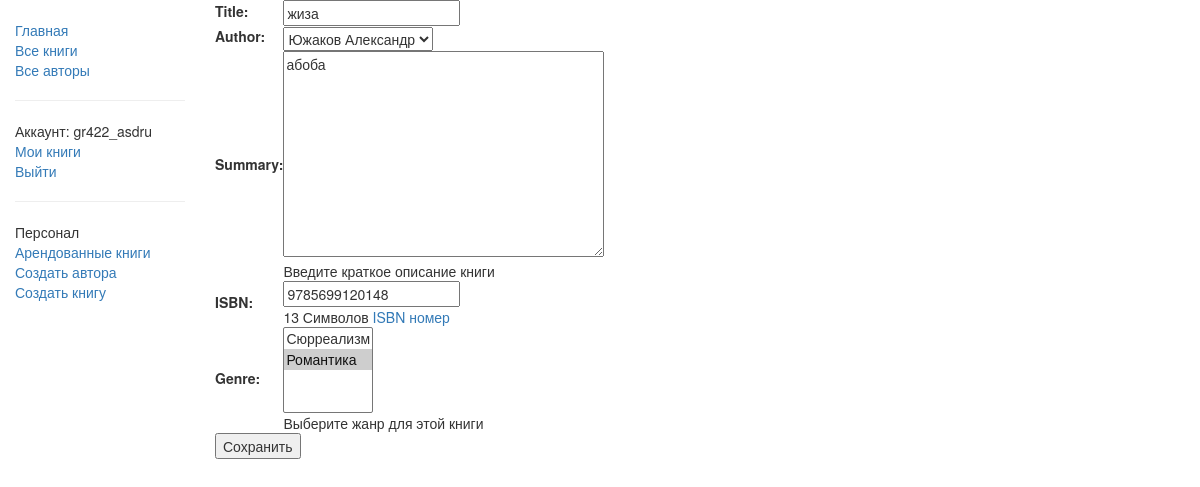
/catalog/book/3/update/ (signed in), run on an earlier commit of the app's database.
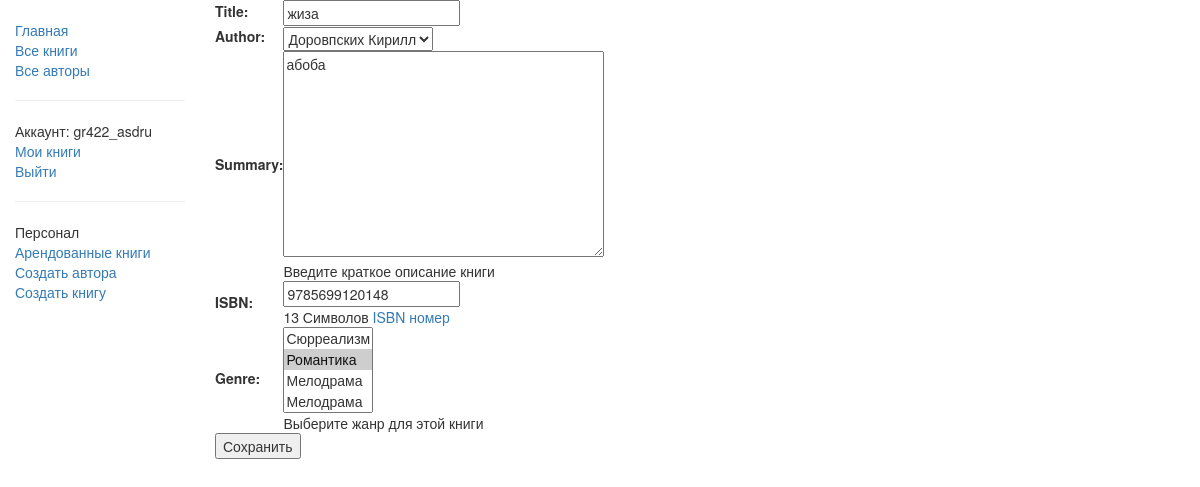
And on a later commit of the database.
### catalog/models.py (models this page shows, shortened)
class Book(models.Model):
    DoesNotExist = None
    objects = None
    title = models.CharField(max_length=200)
    author = models.ForeignKey('Author', on_delete=models.SET_NULL, null=True)
    summary = models.TextField(max_length=1000, help_text="Введите краткое описание книги")
    isbn = models.CharField('ISBN',max_length=13, help_text='13 Символов <a href="https://www.isbn-international.org/content/what-isbn">ISBN номер</a>')
    genre = models.ManyToManyField('Genre', help_text="Выберите жанр для этой книги")
    def display_genre(self):
        """
        Creates a string for the Genre. This is required to display genre in Admin.
        """
        return ', '.join([ genre.name for genre in self.genre.all()[:3] ])
    display_genre.short_description = 'Genre'

### catalog/views.py (the view)
# urls.py: url(r'^book/(?P<pk>\d+)/update/$', views.BookUpdate.as_view(), name='book_update'),
class BookUpdate(PermissionRequiredMixin, UpdateView):
    permission_required = 'catalog.can_mark_returned'
    model = Book
    fields = '__all__'

### catalog/models.py (called while the page is built)
    def __str__(self):
        return self.name

    def __str__(self):
        return f'{self.last_name} {self.first_name}'

### catalog/templates/catalog/book_form.html (shortened to what this page needs)
{% extends "base_generic.html" %}
{% block content %}
  <form action="" method="post">
      <table>
      {{ form.as_table }}
      </table>
      <input type="submit" value="Сохранить" />
  </form>
{% endblock %}

What changed in the data, as far as the page shows it:
changed Book "жиза": author "Южаков Александр" → "Доровпских Кирилл"
Also different on the page:
form field genre: "Сюрреализм / Романтика ☑" → "Сюрреализм / Романтика ☑ / Мелодрама / Мелодрама"
